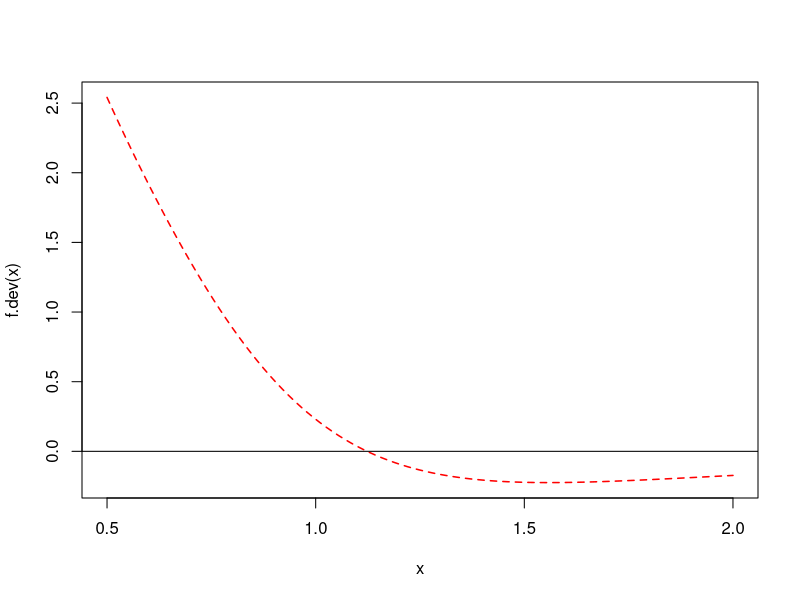
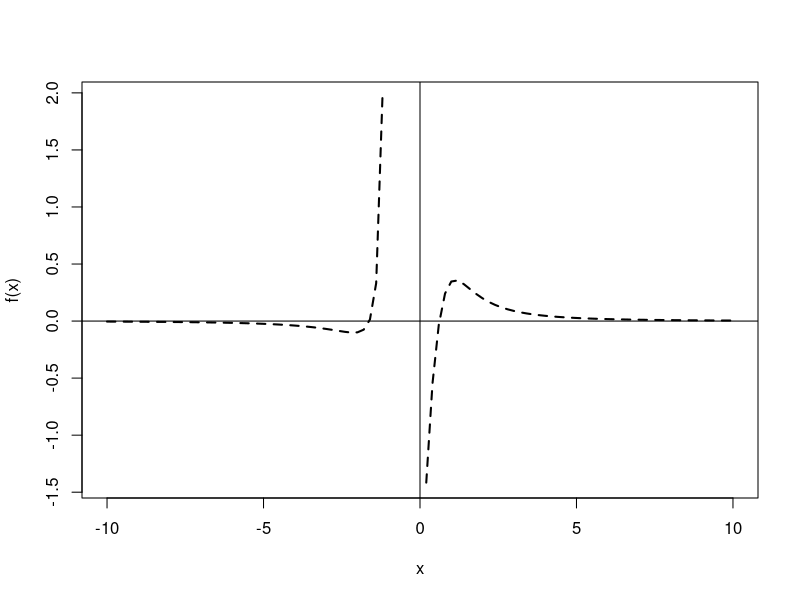

These charts were generated, in order, by the following R code:
#########################################################################################################
## Bisection
f.dev <- function(x){
  (1+2*x)/((x+x^2)*(1+x^3))- log(x+x^2)*(3*x^2)/(1+x^3)^2
}
curve(f.dev, xlim=c(0.5,2), col='red', lwd=1.5, lty=2)
abline(h=0)

bisection <- function(f.dev, a, b, z=0.001) {
  if(f(a)*f(b)>0)
    list(fail="fail to find root")
  else{
    repeat{
      if(abs(b-a)<z) break
      x<-(a+b)/2
      if(f(a)*f(x)<0) b<-x else a<-x
    }
    list(root=(a+b)/2,func=f(x))
  }
}
f <- function(x){
  (1+2*x)/((x+x^2)*(1+x^3))- log(x+x^2)*(3*x^2)/(1+x^3)^2
}
bisection(f,0.5,2)
x<-1.123657
log(x+x^2)/(1+x^3)

#########################################################################################################
## Newton Raphson
func <- function(x) {
  (log(x+x^2))/(1+x^3)
}

curve(func, xlim=c(-10,10), col='black', lwd=2, lty=2, ylab='f(x)')
abline(h=0)
abline(v=0)

f <- function(x){
  (2 * x + 1 ) / ((x^2 + x) * (x^3 + 1)) - ((3 * x^2 * log(x^2 + x)) / (x^3 + 1)^2)
}

#first derivative f'(x)
fdev <- function(x){
  (2 / (x + x^2) - (1 + 2*x) * (1 + 2 * x) / ( x + x^2)^2) / (1 + x^3) - (1 + 2 * x) / (x + x^2) * (3 * x^2) / (1 + x^3)^2 - (((1 + 2 * x) / (x + x^2) * (3 * x^2) + log(x + x^2) * (3 * (2 * x))) / (1 + x^3)^2 - log(x + x^2) * (3 * x^2) * (2 * (3 * x^2 * (1 + x^3))) / ((1 + x^3)^2)^2)
}
x<-0.5
tol<-1e-5
root<- function(f, f.dev, x, tol){
  y=x
  while(abs(f(y)) > tol){
    y = y - f(y)/f.dev(y)
  }
  return(y)
}
root(f, fdev, x, tol)
x<-1.123312
log(x + x^2) / (1 + x^3)
#########################################################################################################